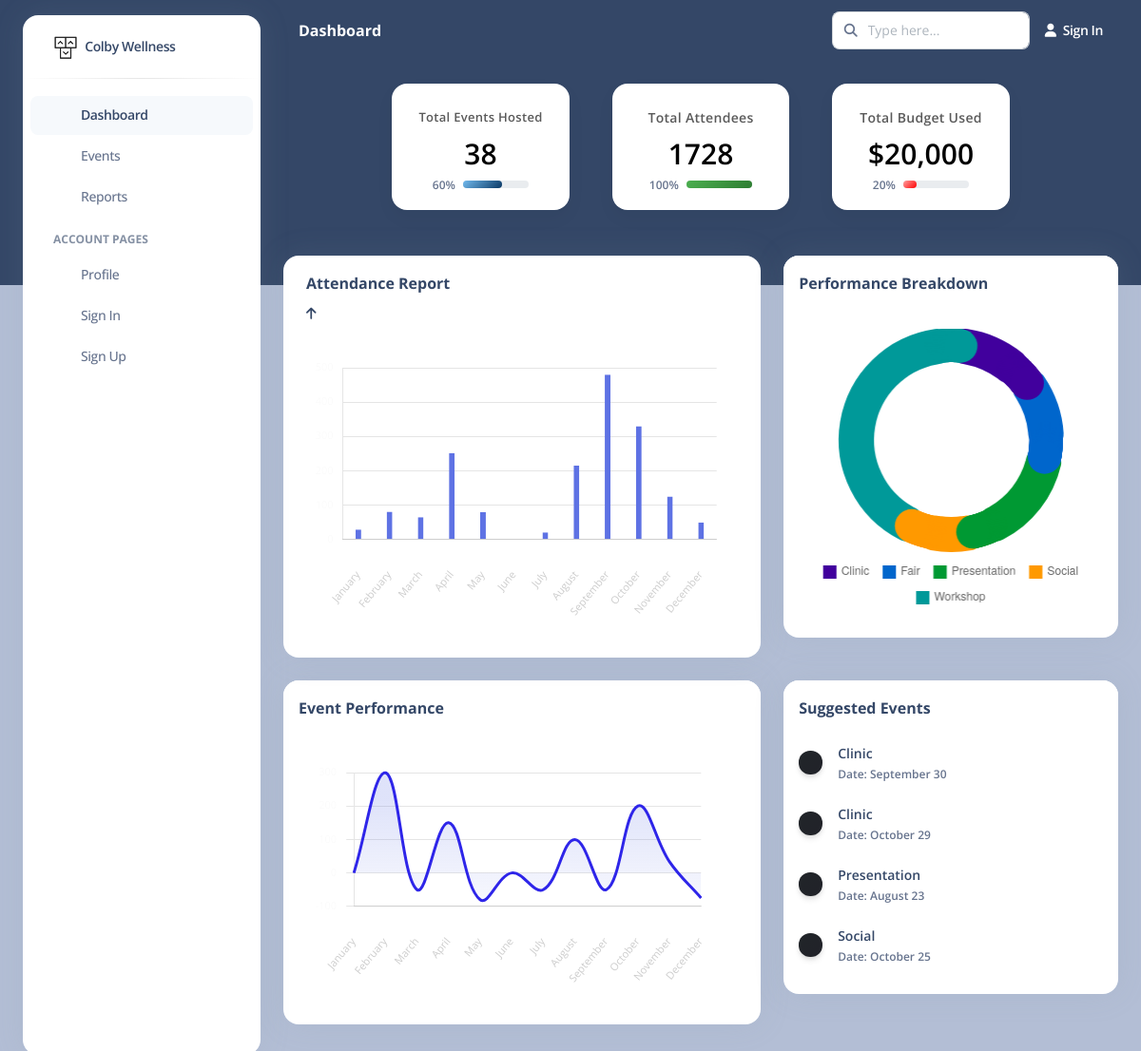
Before: / with the older database file.
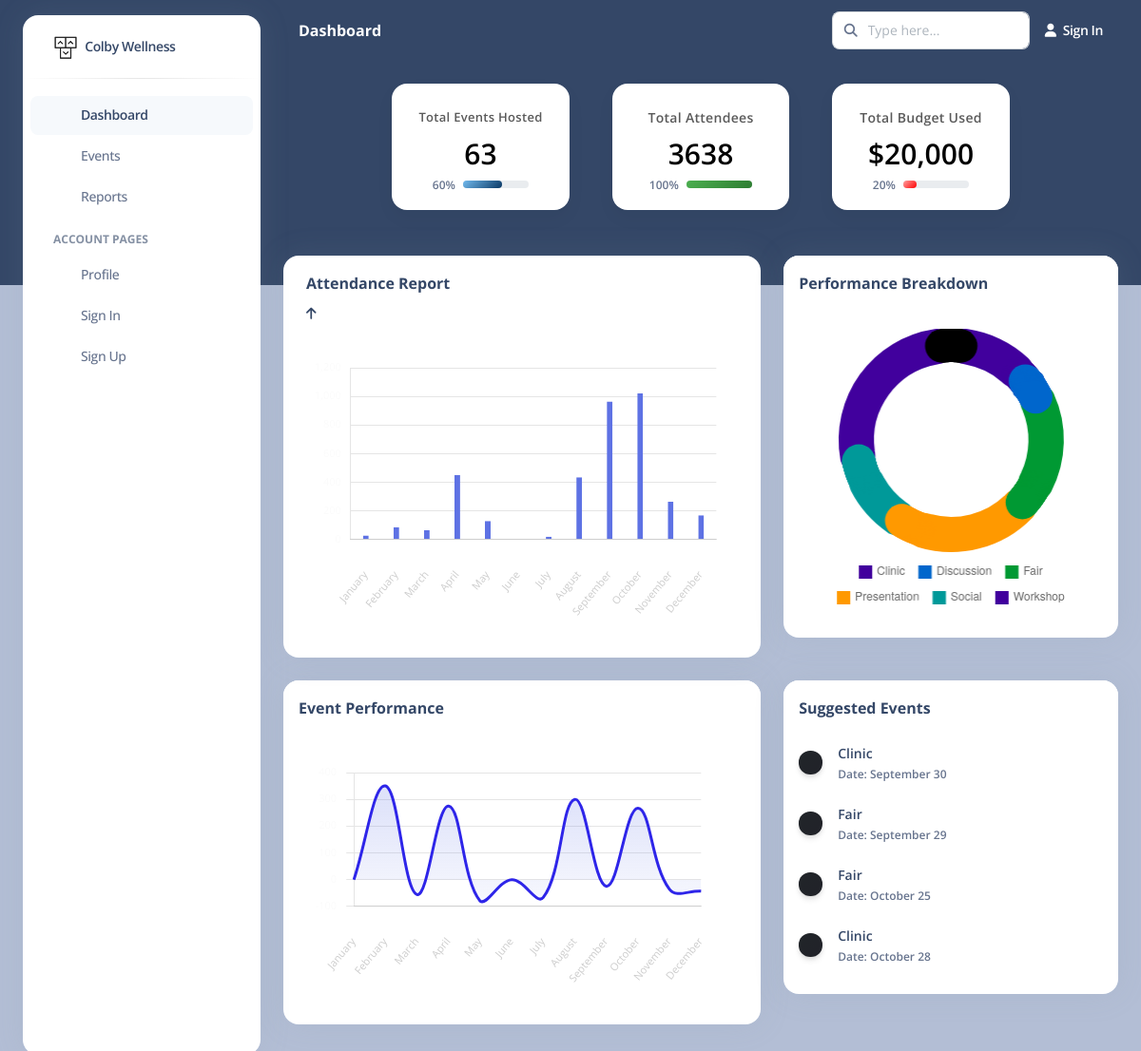
After: the same page with the newer database file.
### models.py (models this page shows)
class Events(db.Model):
    __tablename__ = "events"
    id = db.Column(db.Integer, primary_key=True)
    title = db.Column(db.String(200), nullable=False)
    start_time = db.Column(db.Time, nullable=True)
    end_time = db.Column(db.Time, nullable=True)
    date = db.Column(db.Date, nullable=False)
    attendance = db.Column(db.Integer, nullable=True)
    location = db.Column(db.String(80), nullable=True)
    description = db.Column(db.Text, nullable=True)
    advert_id = db.Column(db.Integer, db.ForeignKey('advertisement.id'), nullable=True)
    partner_id = db.Column(db.Integer, db.ForeignKey('partners.id'), nullable=True)
    lead_organizer = db.Column(db.Integer, db.ForeignKey('organizers.id'), nullable=True)
    type_id = db.Column(db.Integer, db.ForeignKey('event_type.id'), nullable=True)
    partners = db.relationship(
    'Partners',
    secondary='event_partners',
    back_populates='events',
    lazy='dynamic'
)
    organizer_obj = db.relationship('Organizer', foreign_keys=[lead_organizer])

class Event_Type(db.Model):
    __tablename__ = "event_type"  # avoids 'event__type' auto-name
    id = db.Column(db.Integer, primary_key=True)
    name = db.Column(db.String(200), nullable=False)
    events = db.relationship('Events', backref='event_type', lazy=True)

### views.py (the view)
@main_blueprint.route('/')
def dashboard():
    results = (db.session.query(
        extract('month', Events.date).label('month'),
        func.count(Events.id).label('event_count'),
        func.sum(Events.attendance).label('total_attendance')
    ).group_by('month').order_by('month').all()
    )
    attendance_total = db.session.query(
        func.sum(Events.attendance)
    ).scalar()
    event_total = db.session.query(
        func.count(Events.id)
    ).scalar()
    months = [datetime(1900,r.month,1).strftime('%B') for r in results]
    attendance = [r.total_attendance or 0 for r in results]
    total_events = [r.event_count for r in results]
    percent_growth = []
    for i in range(len(total_events)):
        if i == 0:
            percent_growth.append(0)
        else:
            prev = total_events[i-1]
            curr = total_events[i]
            if prev == 0:
                percent_growth.append(0)
            else:
                percent_growth.append(round((curr-prev)/prev * 100, 2))
    all_months = list(month_name)[1:]
    month_to_attendance = dict(zip(months, attendance))
    month_to_growth = dict(zip(months, percent_growth))
    attendance_twelve_months = [month_to_attendance.get(m, 0) for m in all_months]
    growth_twelve_months = [month_to_growth.get(m, 0) for m in all_months]
    category_results = (
        db.session.query(
            Event_Type.name.label("category"),
            func.count(Events.id).label("count")
        )
        .join(Events, Events.type_id == Event_Type.id)
        .group_by(Event_Type.name)
        .all()
    )
    total_event_count = sum(r.count for r in category_results)
    category_percentages = [
        {
            "category": r.category,
            "count": r.count,
            "percentage": round((r.count / total_event_count) * 100, 2) if total_event_count else 0
        }
        for r in category_results
    ]
    popular_month = (
        db.session.query(
            extract('month', Events.date).label('month'),
            func.sum(Events.attendance).label('total_attendance')
        )
        .group_by('month')
        .order_by(func.sum(Events.attendance).desc())
        .first()
    )
    suggested_month = popular_month.month if popular_month else datetime.now().month
    top_events = (
        db.session.query(
            Events.id,
            Events.date,
            Event_Type.name.label('category'),
            Events.attendance
        )
        .join(Event_Type, Events.type_id == Event_Type.id)
        .order_by(Events.attendance.desc())
        .limit(4)
        .all()
    )
    suggestions = [
        {
            "event_type": e.category,
            "day": e.date.day,
            "month": month_name[e.date.month]
        }
        for e in top_events
    ]
    print(suggestions)
    return render_template('dashboard.html', months=all_months, attendance=attendance_twelve_months, growth=growth_twelve_months, category_percentages=category_percentages, suggestions=suggestions, attendance_total = attendance_total, event_total = event_total)

### templates/dashboard.html (shortened to what this page needs)
<!DOCTYPE html>
<html lang="en">
<head>
  <link href="https://demos.creative-tim.com/argon-dashboard-pro/assets/css/nucleo-icons.css" rel="stylesheet" />
  <link href="https://demos.creative-tim.com/argon-dashboard-pro/assets/css/nucleo-svg.css" rel="stylesheet" />
  <link id="pagestyle" href="{{ url_for('static', filename='css/argon-dashboard.css') }}" rel="stylesheet" />
  <link  href="../static/css/custom.css" rel="stylesheet" />
</head>
<body class="g-sidenav-show   bg-gray-100">
  <div class="min-height-300 bg-dark position-absolute w-100"></div>
  <aside class="sidenav bg-white navbar navbar-vertical navbar-expand-xs border-0 border-radius-xl my-3 fixed-start ms-4 " id="sidenav-main">
    <div class="sidenav-header">
      <a class="navbar-brand m-0" href=" https://demos.creative-tim.com/argon-dashboard/pages/dashboard.html " target="_blank">
        <img src="{{ url_for('static', filename='images/logo-ct-dark.png') }}" width="26px" height="26px" class="navbar-brand-img h-100" alt="main_logo">
        <span class="ms-1 font-weight-bold">Colby Wellness</span>
      </a>
    </div>
    <hr class="horizontal dark mt-0">
    <div class="collapse navbar-collapse  w-auto" id="sidenav-collapse-main">
      <ul class="navbar-nav">
        <li class="nav-item">
          <a class="nav-link active" href="{{ url_for('homepage.dashboard') }}">
            <div class="icon icon-shape icon-sm border-radius-md text-center me-2 d-flex align-items-center justify-content-center">
            </div>
            <span class="nav-link-text ms-1">Dashboard</span>
          </a>
        </li>
        <li class="nav-item">
          <a class="nav-link" href="{{ url_for('homepage.events_page') }}">
            <div class="icon icon-shape icon-sm border-radius-md text-center me-2 d-flex align-items-center justify-content-center">
            </div>
            <span class="nav-link-text ms-1">Events</span>
          </a>
        </li>
        <li class="nav-item">
          <a class="nav-link" href="{{ url_for('homepage.report_page') }}">
            <div class="icon icon-shape icon-sm border-radius-md text-center me-2 d-flex align-items-center justify-content-center">
            </div>
            <span class="nav-link-text ms-1">Reports</span>
          </a>
        </li>
        <li class="nav-item mt-3">
          <h6 class="ps-4 ms-2 text-uppercase text-xs font-weight-bolder opacity-6">Account pages</h6>
        </li>
        <li class="nav-item">
          <a class="nav-link " href="{{ url_for('homepage.profile') }}">
            <div class="icon icon-shape icon-sm border-radius-md text-center me-2 d-flex align-items-center justify-content-center">
            </div>
            <span class="nav-link-text ms-1">Profile</span>
          </a>
        </li>
        <li class="nav-item">
          <a class="nav-link " href="{{ url_for('auth.signIn') }}">
            <div class="icon icon-shape icon-sm border-radius-md text-center me-2 d-flex align-items-center justify-content-center">
            </div>
            <span class="nav-link-text ms-1">Sign In</span>
          </a>
        </li>
        <li class="nav-item">
          <a class="nav-link " href="{{ url_for('auth.signUp') }}">
            <div class="icon icon-shape icon-sm border-radius-md text-center me-2 d-flex align-items-center justify-content-center">
            </div>
            <span class="nav-link-text ms-1">Sign Up</span>
          </a>
        </li>
      </ul>
    </div>
  </aside>
  <main class="main-content position-relative border-radius-lg ">
    <nav class="navbar navbar-main navbar-expand px-0 mx-4 shadow-none border-radius-xl " id="navbarBlur" data-scroll="false">
      <div class="container-fluid py-1 px-3">
        <nav aria-label="breadcrumb">
          <h6 class="font-weight-bolder text-white mb-0 me-5">Dashboard</h6>
        </nav>
        <div class="collapse navbar-collapse mt-sm-0 mt-2 me-md-0 me-sm-4 me-5" id="navbar">
          <div class="ms-md-auto pe-md-3 d-flex align-items-center">
            <div class="input-group">
              <span class="input-group-text text-body"><i class="fas fa-search" aria-hidden="true"></i></span>
              <input type="text" class="form-control" placeholder="Type here...">
            </div>
          </div>
          <ul class="navbar-nav  justify-content-end">
            <li class="nav-item d-flex align-items-center">
              <a href="javascript:;" class="nav-link text-white font-weight-bold px-0">
                <i class="fa fa-user me-sm-1"></i>
                <span class="d-sm-inline d-none">Sign In</span>
              </a>
            </li>
          </ul>
        </div>
      </div>
    </nav>
    <div class="container-fluid py-4">
      <div class="row justify-content-center mb-4">
        <div class="col-xl-3 col-md-4 col-sm-6 mb-4">
          <div class="card custom-top-card">
            <div class="card-body text-center">
                    <p class="text-center mb-1 font-weight-bold">Total Events Hosted</p>
                      <div class="text-center">
                          <h6 class="mb-0 font-weight-bold">{{event_total}}</h6>
                          <div class="align-middle text-center">
                            <div class="d-flex align-items-center justify-content-center">
                              <span class="me-2 text-xs font-weight-bold">60%</span>
                              <div class="w-50">
                                <div class="progress">
                                  <div class="progress-bar bg-gradient-info" role="progressbar" aria-valuenow="60" aria-valuemin="0" aria-valuemax="100" style="width: 60%;"></div>
                                </div>
                              </div>
                            </div>
                          </div>
                      </div>
            </div>
          </div>
        </div>
        <div class="col-xl-3 col-md-4 col-sm-6 mb-4">
          <div class="card custom-top-card">
            <div class="card-body text-center">
                <p class="text-sm mb-1 font-weight-bold">Total Attendees</p>
                  <div class="text-center">
                    <h6 class="font-weight-bold mb-0">{{attendance_total}}</h6>
                  </div>
                  <div class="align-middle text-center">
                      <div class="d-flex align-items-center justify-content-center">
                        <span class="me-2 text-xs font-weight-bold">100%</span>
                        <div class="w-50">
                          <div class="progress">
                            <div class="progress-bar bg-gradient-success" role="progressbar" aria-valuenow="100" aria-valuemin="0" aria-valuemax="100" style="width: 100%;"></div>
                          </div>
                        </div>
                      </div>
                    </div>
            </div>
          </div>
        </div>
        <div class="col-xl-3 col-md-4 col-sm-6 mb-4">
          <div class="card custom-top-card">
            <div class="card-body text-center">
                <p class="text-sm mb-1 font-weight-bold">Total Budget Used</p>
                    <h6 class="font-weight-bold mb-0">$20,000</h6>
                <div class="align-middle text-center">
                      <div class="d-flex align-items-center justify-content-center">
                        <span class="me-2 text-xs font-weight-bold">20%</span>
                        <div class="w-50">
                          <div class="progress">
                            <div class="progress-bar bg-gradient-danger" role="progressbar" aria-valuenow="20" aria-valuemin="0" aria-valuemax="100" style="width: 20%;"></div>
                          </div>
                        </div>
                      </div>
                    </div>
          </div>
        </div>
      </div>
      <div class="row mt-4">
        <div class="col-lg-7 mb-lg-0 mb-4">
          <div class="card z-index-2 h-100">
            <div class="card-header pb-0 pt-3 bg-transparent">
              <h6 class="text-capitalize">Attendance Report</h6>
              <p class="text-sm mb-0">
                <i class="fa fa-arrow-up text-dark"></i>
              </p>
            </div>
            <div class="card-body p-3">
              <div class="chart">
                <canvas id="attendanceChart" class="chart-canvas" height="300"></canvas>
              </div>
            </div>
          </div>
        </div>
        <div class="col-lg-5">
          <div class="card z-index-2">
            <div class="card-header pb-0 p-3">
              <h6 class="text-capitalize">Performance Breakdown</h6>
            </div>
            <div class="card-body p-3">
              <div class="chart">
                <canvas id="performancePieChart" class="chart-canvas" height="300"></canvas>
              </div>
            </div>
          </div>
        </div>
      </div>
      <div class="row mt-4">
        <div class="col-lg-7 mb-lg-0 mb-4">
          <div class="card ">
            <div class="card-header pb-0 p-3">
              <div class="d-flex justify-content-between">
                <h6 class="mb-2">Event Performance</h6>
              </div>
            </div>
            <div class="card-body p-3">
              <div class="chart">
                <canvas id="eventPerformanceChart" class="chart-canvas" height="300"></canvas>
              </div>
            </div>
          </div>
        </div>
        <div class="col-lg-5">
          <div class="card">
            <div class="card-header pb-0 p-3">
              <h6 class="mb-0">Suggested Events</h6>
            </div>
            <div class="card-body p-3">
              <ul class="list-group">
                {% for s in suggestions %}
                <li class="list-group-item border-0 d-flex justify-content-between ps-0 mb-2 border-radius-lg">
                  <div class="d-flex align-items-center">
                    <div class="icon icon-shape icon-sm me-3 bg-gradient-dark shadow text-center">
                    </div>
                    <div class="d-flex flex-column">
                      <h6 class="mb-1 text-dark text-sm">{{ s.event_type }}</h6>
                      <span class="text-xs font-weight-bold">Date: {{ s.month }} {{ s.day }}</span>
                    </div>
                  </div>
                  <div class="d-flex">
                    <button class="btn btn-link btn-icon-only btn-rounded btn-sm text-dark icon-move-right my-auto">
                    </button>
                  </div>
                </li>
                {% endfor %}
              </ul>
            </div>
          </div>
        </div>
      </div>
    </div>
  </main>
</body>
</html>

### static/css/custom.css (style rules this page uses)
body, .bg-gray-100, body.bg-gray-100 { background-color: #b3bed5 !important; }
.custom-top-card { padding: 18px 0; border-radius: 16px; background: #ffffff; box-shadow: 0 2px 8px rgba(0,0,0,0.08); transition: transform .2s ease, box-shadow .2s ease; }
.custom-top-card h6 { font-size: 30px; color: #000; margin-top: 4px; }
.custom-top-card p { font-size: 13px; letter-spacing: .3px; color: #5a5a5a; }
.card-header h6 { font-weight: bold; }
.chart { padding: 10px; }
#eventPerformanceChart { width: 100% ; height: 260px; }
.sidenav { overflow-y: visible !important; }
.sidenav .navbar-collapse { height: auto ; max-height: none; }
.sidenav.bg-white { background-color: #ffffff ; border-radius: 1rem; }
.text-dark { color: #003b71 ; }
.bg-gradient-info { background-image: linear-gradient(135deg, #71b9ed, #0a3965); }
.bg-gradient-success { background-image: linear-gradient(135deg, #4caf50, #2e7d32); }
.bg-gradient-danger { background-image: linear-gradient(135deg, #ffa1a1, #ff0000); }
.custom-top-card { border-radius: 1rem; box-shadow: 0 8px 20px rgba(0, 0, 0, 0.04); }
.custom-top-card { min-height: 90px; width: 90%; margin-left: auto; margin-right: auto; }
.custom-top-card .card-body { padding-top: 0.4rem; padding-bottom: 0.1rem; }

Changed rows visible on the page:
no longer on this page (row edited): Events: event_type "Clinic", month "October", day "29"
no longer on this page (row edited): Events: event_type "Presentation", month "August", day "23"
no longer on this page (row edited): Events: event_type "Social", month "October", day "25"
added Events: event_type "Fair", month "September", day "29"
now on this page (row edited): Events: event_type "Fair", month "October", day "25"
added Events: event_type "Clinic", month "October", day "28"
Other visible differences:
{{ event_total }}: "38" → "63"
{{ attendance_total }}: "1728" → "3638"
chart data {{ attendance | tojson }}: [29, 81, 65, 252, 80, 0, 21, 215, 480, 330, 125, 50] → [29, 86, 65, 452, 130, 0, 21, 435, 964, 1021, 265, 170]
chart data {{ growth | tojson }}: [0, 300.0, -50.0, 150.0, -80.0, 0, -50.0, 100.0, -50.0, 200.0, 33.33, -75.0] → [0, 350.0, -55.56, 275.0, -80.0, 0, -66.67, 300.0, -25.0, 266.67, -36.36, -42.86]
